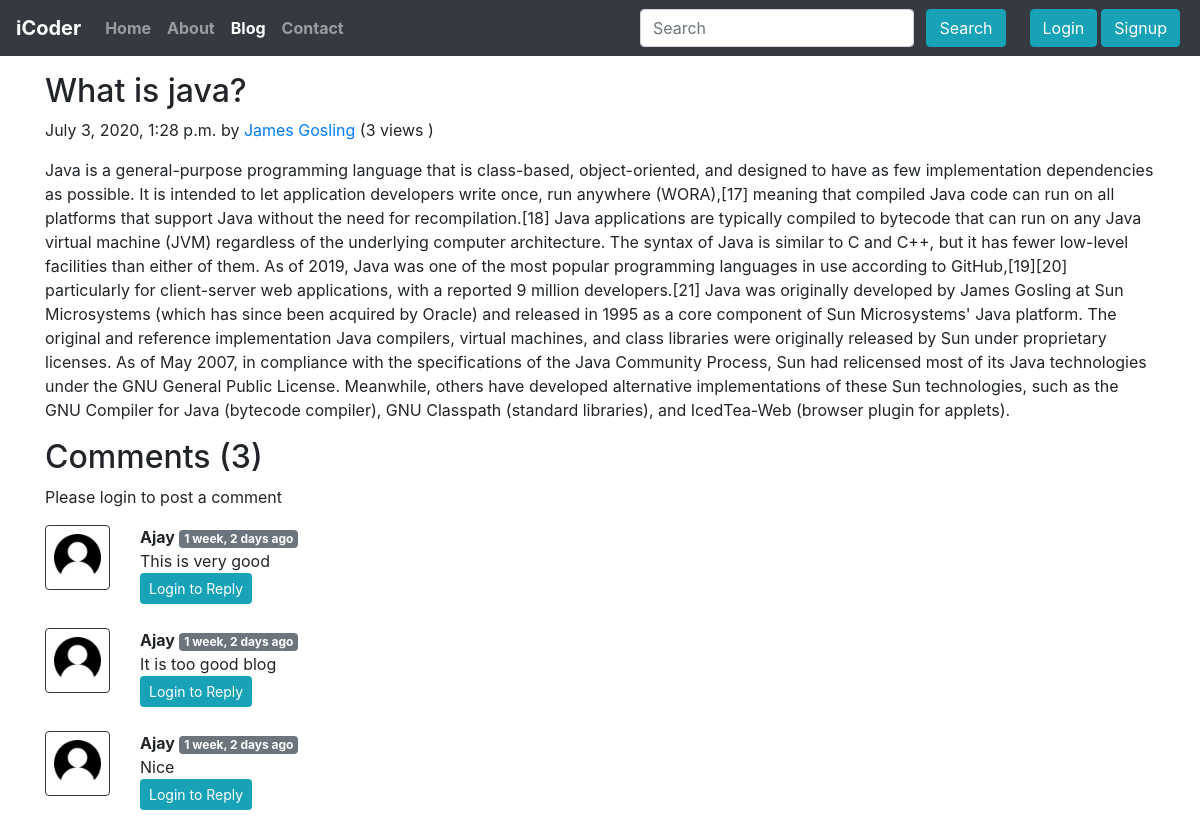
The page /blog/second-post on the database its author committed.
### blog/models.py (models this page shows, shortened)
class Post(models.Model):
    sno = models.AutoField(primary_key=True)
    title = models.CharField(max_length=225)
    content = models.TextField()
    outhor = models.CharField(max_length=13)
    slug = models.CharField(max_length=130)
    views = models.IntegerField(default=0)
    timeStamp = models.DateTimeField( blank=True)

class BlogComment(models.Model):
    sno = models.AutoField(primary_key = True)
    comment =  models.TextField()
    user = models.ForeignKey(User, on_delete=models.CASCADE)
    post = models.ForeignKey(Post, on_delete=models.CASCADE)
    parent = models.ForeignKey('self', on_delete=models.CASCADE, null=True)
    timestamp = models.DateTimeField(default=now)

### blog/views.py (the view)
# urls.py: path('<str:slug>', views.blogPost, name='blogPost'),
def blogPost(request, slug):
    post = Post.objects.filter(slug=slug).first()
    post.views = post.views + 1
    post.save()
    comments = BlogComment.objects.filter(post=post, parent=None)
    replies = BlogComment.objects.filter(post=post).exclude(parent=None)
    replyDict = {}
    for reply in replies:
        if reply.parent.sno not in replyDict.keys():
            replyDict[reply.parent.sno] = [reply]
        else:
            replyDict[reply.parent.sno].append(reply)
    context = {'post' : post, 'comments':comments, 'user':request.user, 'replyDict':replyDict}
    return render(request, 'blog/blogPost.html', context)

### blog/templatetags/extras.py (called while the page is built)
@register.filter(name="get_val")
def get_val(dict, key):
    return dict.get(key)

### templates/blog/blogPost.html (shortened to what this page needs)
{% extends 'base.html' %}
{% block blogactive %} active {% endblock blogactive %}
{% block body %}
{% load humanize %}
{% load extras %}
<div class="container my-3">
    <h2 class="blog-post-title">{{post.title}}</h2>
    <p class="blog-post-meta">{{post.timeStamp}} by <a href="/about">{{post.outhor}}</a>
       (<span>{{post.views}} views </span>)</p>
    <p>{{post.content|safe}}</p>
  </div>
  <div class="container">
      <h2>Comments ({{comments.count}})</h2>
      <div class="my-2">
        {% if user.is_authenticated %}
        <form action="/blog/postComment" method="post">
            {% csrf_token %}
            <div class="form-group">
                  <label for="exampleInputEmail1">Post Comment</label>
                  <input type="text" class="form-control" name="comment" placeholder="Enter comment here">
             </div>
            <input type="hidden"name="postSno" value="{{post.sno}}">
            <input type="hidden" name="parentSno" value="">
            <button type="submit" class="btn btn-info">Submit</button>
        </form>
        {% else %}
        <p>Please login to post a comment</p>
        {% endif %}
</div>
    {% for comment in comments %}
      <div class="row my-3">
          <div class="col-md-1 ">
              <img class="rounded mx-auto d-block w-100 p-2 border border-dark " src="/static/img/user.png" alt="user">
          </div>
          <div class="col-md-11 ">
            <b>{{comment.user.username}}</b> <span class="badge badge-secondary">{{comment.timestamp| naturaltime}}</span>
          <div>{{comment.comment}}</div>
          <div class="reply mx-0">
            {% if user.is_authenticated %}
                <button class="btn btn-sm  btn-info" type="button" data-toggle="collapse" data-target="#replyBox{{comment.sno}}" aria-expanded="false" aria-controls="replyBox{{comment.sno}}">
                  Reply
                </button>
              <div class="collapse" id="replyBox{{comment.sno}}">
                <div class="card card-body my-2">
                    <form action="/blog/postComment" method="post">
                        {% csrf_token %}
                        <div class="form-group">
                              <label for="comment">Post a Reply</label>
                              <input type="text" class="form-control" name="comment" placeholder="Enter reply here">
                              <input type="hidden" name="parentSno" value="{{comment.sno}}">
                            </div>
                        <input type="hidden"name="postSno" value="{{post.sno}}">
                        <button type="submit" class="btn btn-info">Submit</button>
                    </form>
                 </div>
              </div>
              {% else %}
              <button class="btn btn-sm  btn-info" type="button" data-toggle="collapse" data-target="#replyBox{{comment.sno}}" aria-expanded="false" aria-controls="replyBox{{comment.sno}} disabled">
              Login to  Reply
              </button>
              {% endif %}
          </div>
      </div>
    </div>
    {% endfor %}
  </div>
{% endblock body %}

### rows shown on the page
Post: title "What is java?", timeStamp "July 3, 2020, 1:28 p.m.", outhor "James Gosling", views "3", content "Java is a general-purpose programming language that is class-based, object-oriented, and designed to have as few implementation dependencies as possible. It is intended to let application developers write once, run anywhere (WORA),[17] meaning that compiled Java code can run on all platforms that support Java without the need for recompilation.[18] Java applications are typically compiled to bytecode that can run on any Java virtual machine (JVM) regardless of the underlying computer architecture. The syntax of Java is similar to C and C++, but it has fewer low-level facilities than either of them. As of 2019, Java was one of the most popular programming languages in use according to…"
BlogComment: user.username "Ajay", timestamp "1 week, 2 days ago", comment "This is very good"
BlogComment: user.username "Ajay", timestamp "1 week, 2 days ago", comment "It is too good blog"
BlogComment: user.username "Ajay", timestamp "1 week, 2 days ago", comment "Nice"

### other values the page prints
{{ comments.count }} "3"
